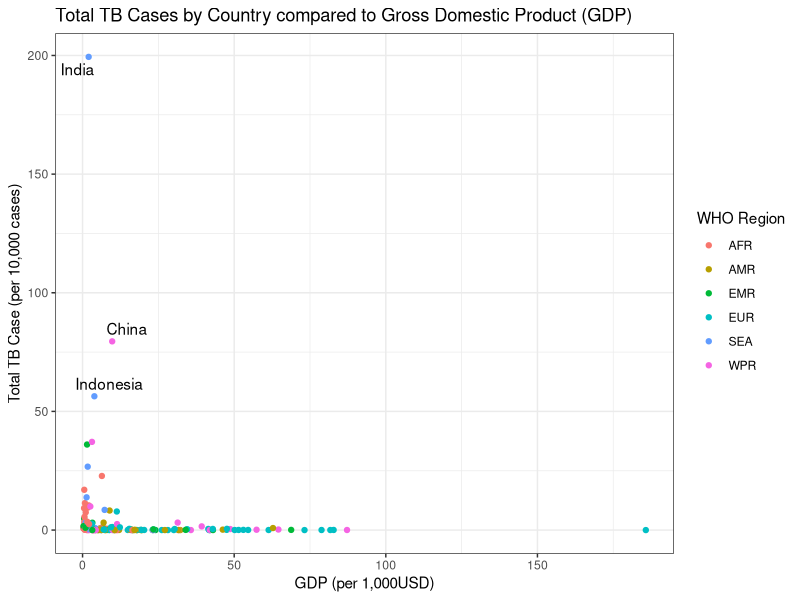
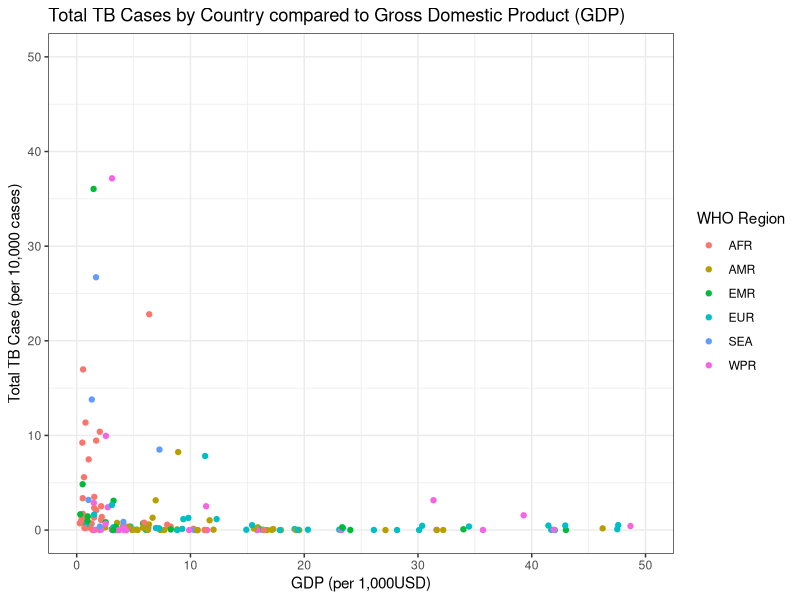
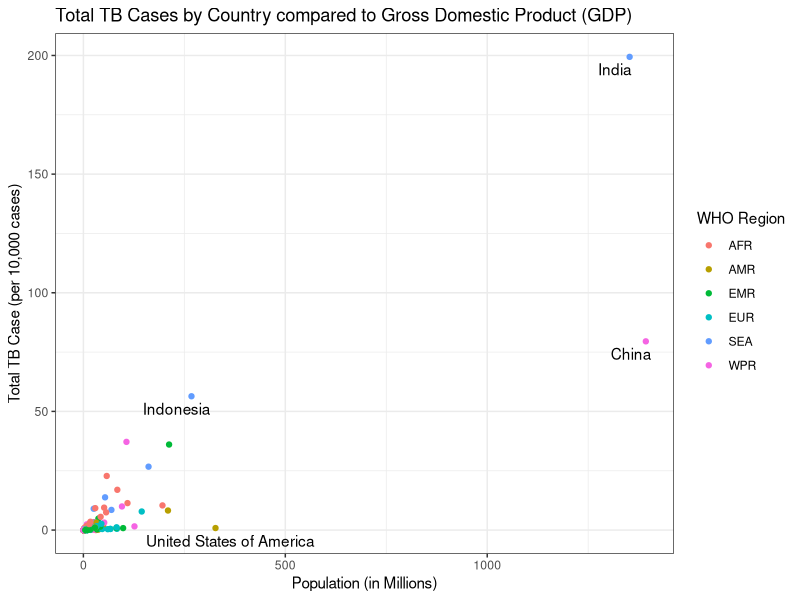
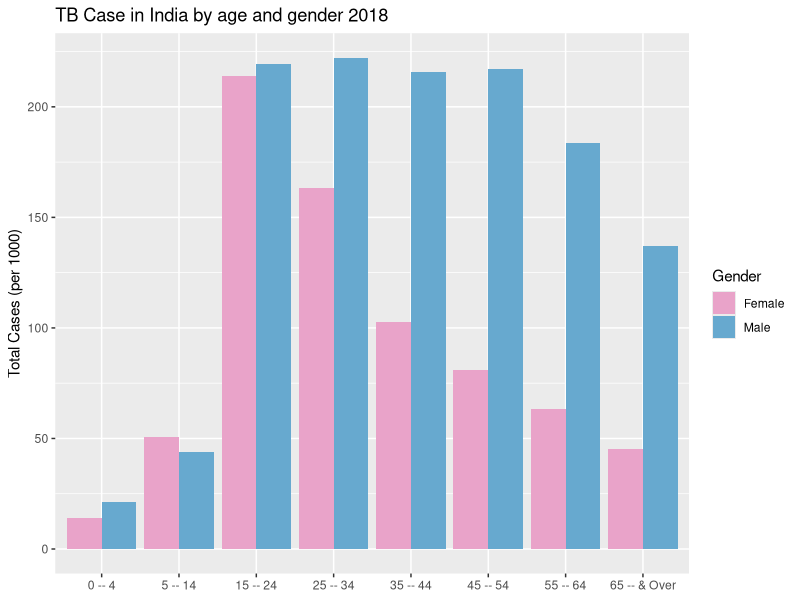
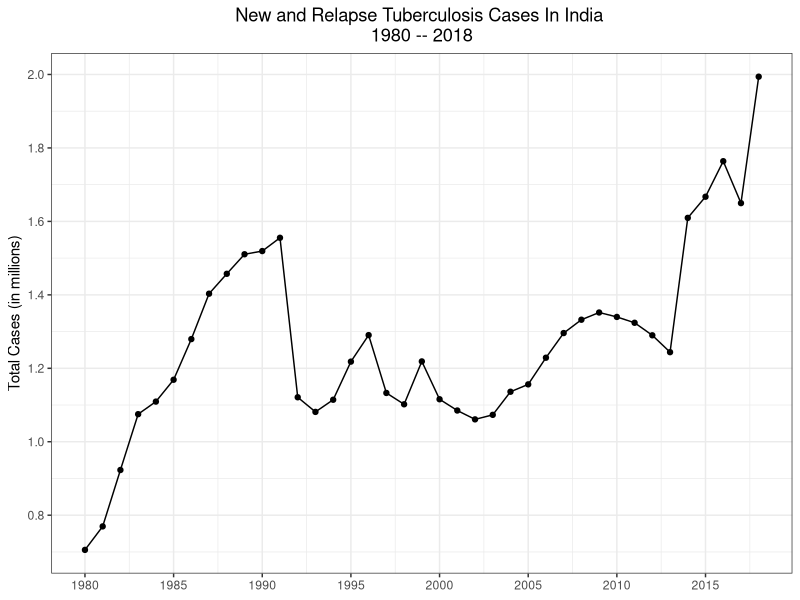

These figures' R source, in order:
## ---- chunk 1
knitr::opts_chunk$set(echo = TRUE, warning = FALSE, message = FALSE)
## ---- chunk 2
library(tidyverse)

## ---- chunk 3
who_raw <-  read.csv("../../../static/data/TB_notifications_2020-02-11.csv")

#GPD file contains 4 rows of instrusctions above the actually data, we can tell
#read.csv to skip these using the skip command
gpd_raw <-  read.csv("../../../static/data/API_NY.GDP.PCAP.CD_DS2_en_csv_v2_713080.csv",
                     skip = 4)


## ---- chunk 4

who1 <- who_raw %>% 
  #lets drop some columns not needed for our exploration, what each column means can be found in the CSV Data dictionary file
  select(-iso2
         ,-iso_numeric
         ,-(rdx_data_available:hiv_reg_new2)
         ,-(new_sp:rel_in_agesex_flg)
         ) %>%
  #Lets just look at new date
  filter(year >= 2013) %>% 
  #Move the values that are currently stored as variables to observations
  pivot_longer(cols = newrel_m04:newrel_sexunkageunk
               ,names_to = "key"
               ,values_to = "values"
              ) %>% 
  separate(col = key
           ,into = c("new","sexage")
          ,sep = "_"
          )  %>% 
  #the data set contains male, female and unknown
  mutate_if(is.character
            ,str_replace_all
            ,pattern = "sexunk"
            , replacement = "u"
            ) %>% 
  separate(col = sexage
           ,into = c("sex","age")
           ,sep = 1) %>% 
  mutate(age_start = case_when(
    str_detect(age, "65") ~ "65"
    ,(str_length(age) == 2) ~ str_match(age, "\\S")
    ,(str_length(age) == 3) ~ str_match(age, "\\S")
    ,(str_length(age) == 4) ~ str_match(age, "\\S\\S")
    
    ,TRUE ~ ""
    )
    ,age_end = case_when(
      str_detect(age, "65") ~ "& Over"
      ,(str_length(age) == 2) ~ str_match(age, "\\S$")
    ,(str_length(age) == 3) ~ str_match(age, "\\S\\S$")
    ,(str_length(age) == 4) ~ str_match(age, "\\S\\S$")
    ,TRUE ~ ""
    ))

#overall  WHO data is now cleaned and tidy.  
  
# Lets tidy up the GPD data so we can match it to our WHO data set
gdp1 <- gpd_raw %>% 
  select(-(Indicator.Name:X2012)
         ,-X2019
         ,-X) %>% 
  pivot_longer(cols = X2013:X2018
               ,names_to  = "year" 
               ,values_to = "gdp") %>% 
  mutate_if(is.character
            ,str_remove_all
            ,pattern = "X(?=\\d*)")  # regex to check for an X followed by a digit
  
## ---- chunk 5
who_combined <- who1 %>% 
  rename(Country.Code = iso3) %>% 
  mutate(year = as.character(year)) %>% 
  left_join(y = gdp1) %>% 
  select(-Country.Name)

## ---- chunk 6
g1 <- who_combined %>% 
  filter(str_detect(age,"014|15plus|u"),year == 2018) %>% 
  group_by(country) %>% 
  summarise(sum_tb_cases = (sum(values,na.rm = TRUE)/10000)
            ,gdp = first(gdp)/1000
            ,who_region = first(g_whoregion)) %>% 
  mutate(
         label = ifelse((sum_tb_cases>50), yes = as.character(country),no = "")) %>% 
  ggplot(aes(x = gdp, y = sum_tb_cases )) +
  geom_point(aes(color = who_region)) +
  ggrepel::geom_text_repel(aes(x = gdp, y = sum_tb_cases, label = label)) +
  labs(
    title = "Total TB Cases by Country compared to Gross Domestic Product (GDP)"
    ,x = "GDP (per 1,000USD)"
    ,y = "Total TB Case (per 10,000 cases)"
    ,color = "WHO Region"
    ) +
  theme_bw() 
g1
## ---- chunk 7
g2 <- who_combined %>% 
  filter(str_detect(age,"014|15plus|u"),year == 2018) %>% 
  group_by(country) %>% 
  summarise(sum_tb_cases = (sum(values,na.rm = TRUE)/10000)
            ,gdp = first(gdp)/1000
            ,who_region = first(g_whoregion)) %>% 
  mutate(
         label = ifelse((sum_tb_cases>50), yes = as.character(country),no = "")) %>% 
  ggplot(aes(x = gdp, y = sum_tb_cases )) +
  geom_point(aes(color = who_region)) +
  ggrepel::geom_text_repel(aes(x = gdp, y = sum_tb_cases, label = label)) +
  labs(
    title = "Total TB Cases by Country compared to Gross Domestic Product (GDP)"
    ,x = "GDP (per 1,000USD)"
    ,y = "Total TB Case (per 10,000 cases)"
    ,color = "WHO Region"
    ) +
  xlim(0,50) +
  ylim(0,50) +
  theme_bw() 

g2
## ---- chunk 8
pop_raw <-  read.csv("../../../static/data/API_SP.POP.TOTL_DS2_en_csv_v2_713131.csv"
                     ,skip = 4)
#If this looks famialer its because it is, the data set looks very simalar to the GDP data
#In the future this could be moved to a function to allow cleaning much easier
pop1 <- pop_raw %>% 
  select(-(Indicator.Name:X2012)
         ,-X2019
         ,-X) %>% 
  pivot_longer(cols = X2013:X2018
               ,names_to  = "year" 
               ,values_to = "population") %>% 
  mutate_if(is.character
            ,str_remove_all
            ,pattern = "X(?=\\d*)")

#now lets combine this into are overall data set

who_combined <- who_combined %>% 
  mutate(year = as.character(year)) %>% 
  left_join(y = pop1) %>% 
  select(-Country.Name)

#now lets Graph again

g3 <- who_combined %>% 
  filter(str_detect(age,"014|15plus|u"),year == 2018) %>% 
  group_by(country) %>% 
  summarise(sum_tb_cases = (sum(values,na.rm = TRUE)/10000)
            ,population = first(population)/1000000
            ,who_region = first(g_whoregion)) %>% 
  mutate(
         label = ifelse((population>250), yes = as.character(country),no = "")) %>%
  ggplot(aes(x = population, y = sum_tb_cases )) +
  geom_point(aes(color = who_region)) +
  ggrepel::geom_text_repel(aes(x = population, y = sum_tb_cases, label = label)) +
  labs(
    title = "Total TB Cases by Country compared to Gross Domestic Product (GDP)"
    ,x = "Population (in Millions)"
    ,y = "Total TB Case (per 10,000 cases)"
    ,color = "WHO Region"
    ) +
  theme_bw() 

 g3 

## ---- chunk 9

g4 <- who_combined %>% 
  filter(year == 2018
         ,country == "India"
         ,!(str_detect(age,"15plus|ageunk|u|014"))
         ,(str_detect(sex,"m|f"))
         )  %>% 
  mutate(age_range = glue::glue("{age_start} -- {age_end}")) %>% 
  ggplot(aes(x = reorder(age_range, as.numeric(age_start)), y = (values/1000), fill = sex)) +
  geom_col(position = "dodge") +
  labs(
    title = "TB Case in India by age and gender 2018"
    ,x    = NULL
    ,y    = "Total Cases (per 1000)"
    ,fill = "Gender") +
  scale_fill_manual(labels = c("Female","Male"), values = c("#e9a3c9","#67a9cf") )
  
g4
## ---- chunk 10
g5 <- who_raw %>% 
  filter(country == "India") %>% 
  select(year, c_newinc) %>% 
  ggplot(aes(x = year, y = c_newinc/1000000)) +
  geom_line() +
  geom_point() +
  labs(
    title = "New and Relapse Tuberculosis Cases In India \n1980 -- 2018"
    ,x    = NULL
    ,y    = "Total Cases (in millions)") +
  theme_bw() +
  theme(plot.title = element_text(hjust = 0.5)) + #center title 
  scale_x_continuous(breaks = seq(1980,2020,5)) +
  scale_y_continuous(breaks = scales::pretty_breaks(n=10))  #different way to add tick marks
g5
  
